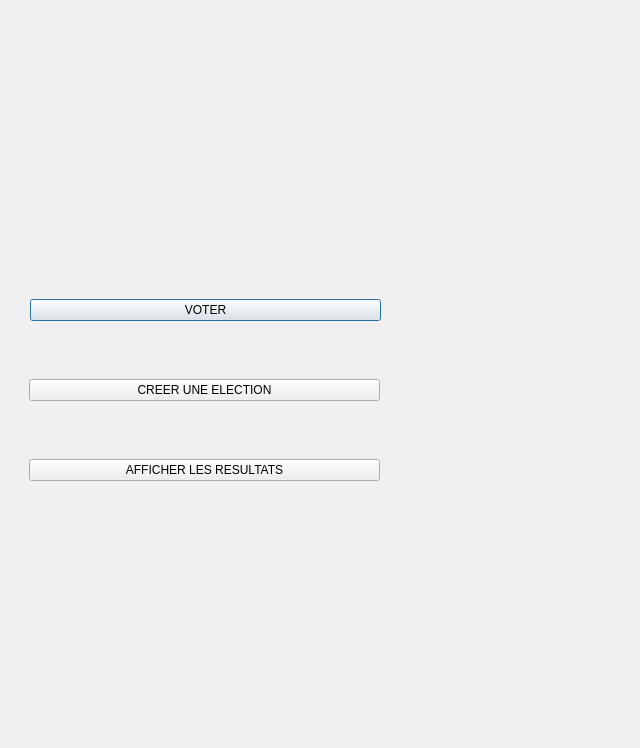
<?xml version="1.0" encoding="UTF-8"?>
<ui version="4.0">
 <class>Dialog</class>
 <widget class="QDialog" name="Dialog">
  <property name="geometry">
   <rect>
    <x>0</x>
    <y>0</y>
    <width>640</width>
    <height>748</height>
   </rect>
  </property>
  <property name="windowTitle">
   <string>Dialog</string>
  </property>
  <property name="styleSheet">
   <string notr="true">background-image: url(:/yes/IHM/urneess.jpg);</string>
  </property>
  <widget class="QWidget" name="verticalLayoutWidget">
   <property name="geometry">
    <rect>
     <x>30</x>
     <y>290</y>
     <width>351</width>
     <height>61</height>
    </rect>
   </property>
   <layout class="QVBoxLayout" name="verticalLayout">
    <item>
     <widget class="QPushButton" name="bouton_voter">
      <property name="text">
       <string>VOTER</string>
      </property>
     </widget>
    </item>
    <item>
     <spacer name="horizontalSpacer">
      <property name="orientation">
       <enum>Qt::Horizontal</enum>
      </property>
      <property name="sizeHint" stdset="0">
       <size>
        <width>40</width>
        <height>20</height>
       </size>
      </property>
     </spacer>
    </item>
   </layout>
  </widget>
  <widget class="QWidget" name="horizontalLayoutWidget">
   <property name="geometry">
    <rect>
     <x>29</x>
     <y>350</y>
     <width>351</width>
     <height>80</height>
    </rect>
   </property>
   <layout class="QHBoxLayout" name="horizontalLayout">
    <item>
     <widget class="QPushButton" name="bouton_creerelection">
      <property name="text">
       <string>CREER UNE ELECTION</string>
      </property>
     </widget>
    </item>
   </layout>
  </widget>
  <widget class="QWidget" name="horizontalLayoutWidget_2">
   <property name="geometry">
    <rect>
     <x>29</x>
     <y>430</y>
     <width>351</width>
     <height>80</height>
    </rect>
   </property>
   <layout class="QHBoxLayout" name="horizontalLayout_2">
    <item>
     <widget class="QPushButton" name="bouton_afficherresultat">
      <property name="text">
       <string>AFFICHER LES RESULTATS</string>
      </property>
     </widget>
    </item>
   </layout>
  </widget>
 </widget>
 <resources>
  <include location="../IHM 2/new_image.qrc"/>
  <include location="../IHM 2/fhtyj.qrc"/>
  <include location="../IHM 2/jfdgh.qrc"/>
  <include location="../IHM 2/am.qrc"/>
  <include location="../IHM 2/im.qrc"/>
 </resources>
 <connections/>
</ui>
